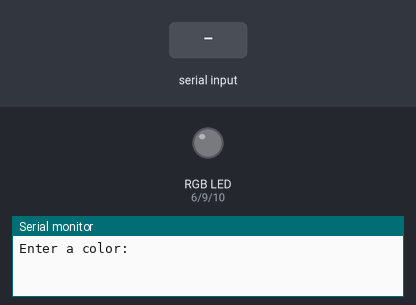
Bench run of a sketch on a simulated Arduino Uno, built with avr-gcc and run on an emulated ATmega328P. Shown: an RGB LED mixed from three pins (HIGH = lit), the last lines printed to the serial monitor. The inputs (shaded band) are chosen by the test bench.

Above: at 1.2 s.
1.3 s: "red" received over Serial
At 3.5 s:
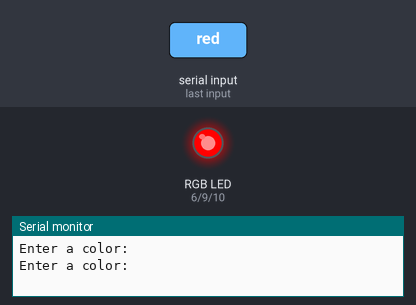
3.8 s: "green" received over Serial
At 5.5 s:
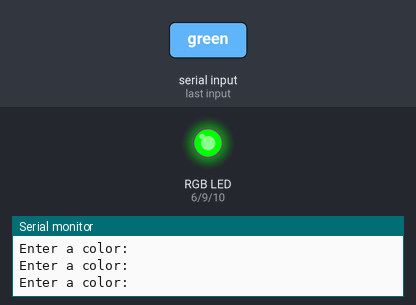
6.3 s: "blue" received over Serial
At 8.5 s:
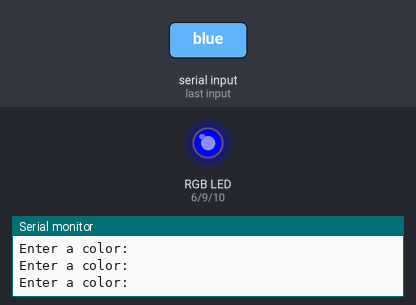
8.8 s: "white" received over Serial
At 10.6 s:
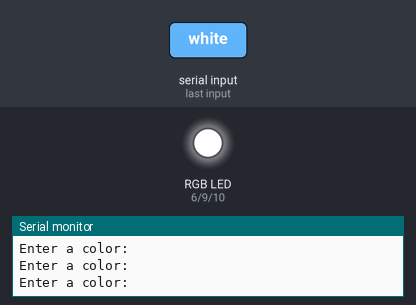
11.3 s: "cyan" received over Serial
At 13.5 s:
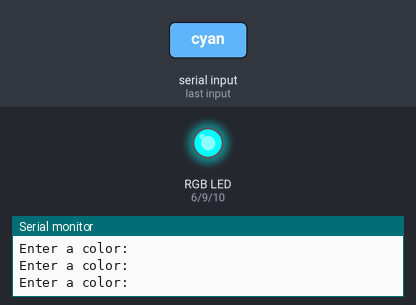
13.8 s: "magenta" received over Serial
At 15.6 s:
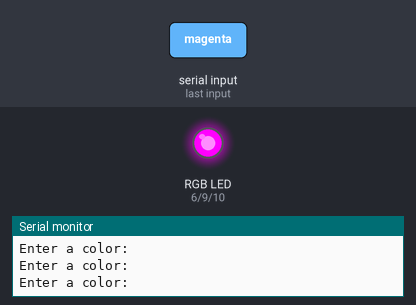
Timing chart, 0 to 17.1 s (numbered marks = the images above; inputs shaded):
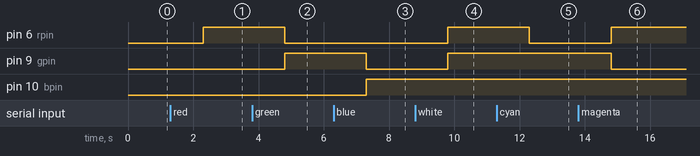

The sketch:

RGBLED.ino
```cpp
int rpin = 6, gpin = 9, bpin = 10;
String color;
void setup() {
  // put your setup code here, to run once:
  pinMode(rpin,OUTPUT);
  pinMode(gpin,OUTPUT);
  pinMode(bpin,OUTPUT);
  Serial.begin(9600);
}

void loop() {
  // put your main code here, to run repeatedly:
  Serial.println();
  Serial.println("Enter a color: ");
  while(Serial.available()==0){}
  color = Serial.readString();
  color.trim();
  color.toLowerCase();
  if (color == "red") {
    digitalWrite(rpin,HIGH);
    digitalWrite(gpin,LOW);
    digitalWrite(bpin,LOW);
  }
  else if (color == "green"){
    digitalWrite(rpin,LOW);
    digitalWrite(gpin,HIGH);
    digitalWrite(bpin,LOW);
  }
  else if (color == "blue"){
    digitalWrite(rpin,LOW);
    digitalWrite(gpin,LOW);
    digitalWrite(bpin,HIGH);
  }
  else if (color == "white"){
    digitalWrite(rpin,HIGH);
    digitalWrite(gpin,HIGH);
    digitalWrite(bpin,HIGH);
  }
  else if (color == "cyan"){
    analogWrite(rpin,0);
    analogWrite(gpin,255);
    analogWrite(bpin,255);
  }
  else if (color == "magenta"){
    analogWrite(rpin,255);
    analogWrite(gpin,0);
    analogWrite(bpin,255);
  }
  else if (color == "yellow"){
    analogWrite(rpin,255);
    analogWrite(gpin,180);
    analogWrite(bpin,0);
  }
  else if (color == "orange"){
    analogWrite(rpin,255);
    analogWrite(gpin,63);
    analogWrite(bpin,0);
  }
  else{
    digitalWrite(rpin,LOW);
    digitalWrite(gpin,LOW);
    digitalWrite(bpin,LOW);
    Serial.println("Incorrect choice! Try again.");
  }
}
```

Measured:
- after the input at 1.3 s, pin 6 (rpin): LOW → HIGH after 1.0 s
- after the input at 3.8 s, pin 6 (rpin): HIGH → LOW after 1.0 s; pin 9 (gpin): LOW → HIGH after 1.0 s
- after the input at 6.3 s, pin 9 (gpin): HIGH → LOW after 1.0 s; pin 10 (bpin): LOW → HIGH after 1.0 s
- after the input at 8.8 s, pin 6 (rpin), pin 9 (gpin): LOW → HIGH after 1.0 s
- after the input at 11.3 s, pin 6 (rpin): HIGH → LOW after 1.0 s
- after the input at 13.8 s, pin 6 (rpin): LOW → HIGH after 1.0 s; pin 9 (gpin): HIGH → LOW after 1.0 s
